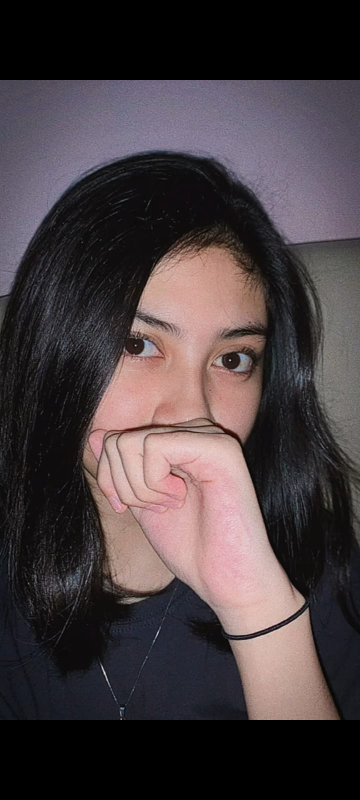
#> input picture foto1.jpeg, 720 x 1600 px (shown at 1/2 size)
$ python 'Image Averaging.py'
#> lines starting #> are read from the running program, lines starting #| are printed output that depends on the picture
import cv2
import numpy as np

# Load the images
img1 = cv2.imread('foto1.jpeg')
#> img1 is the input picture: shape (1600, 720, 3); mean B, G, R 64.4, 61.7, 71.5
img2 = cv2.imread('foto2.png')
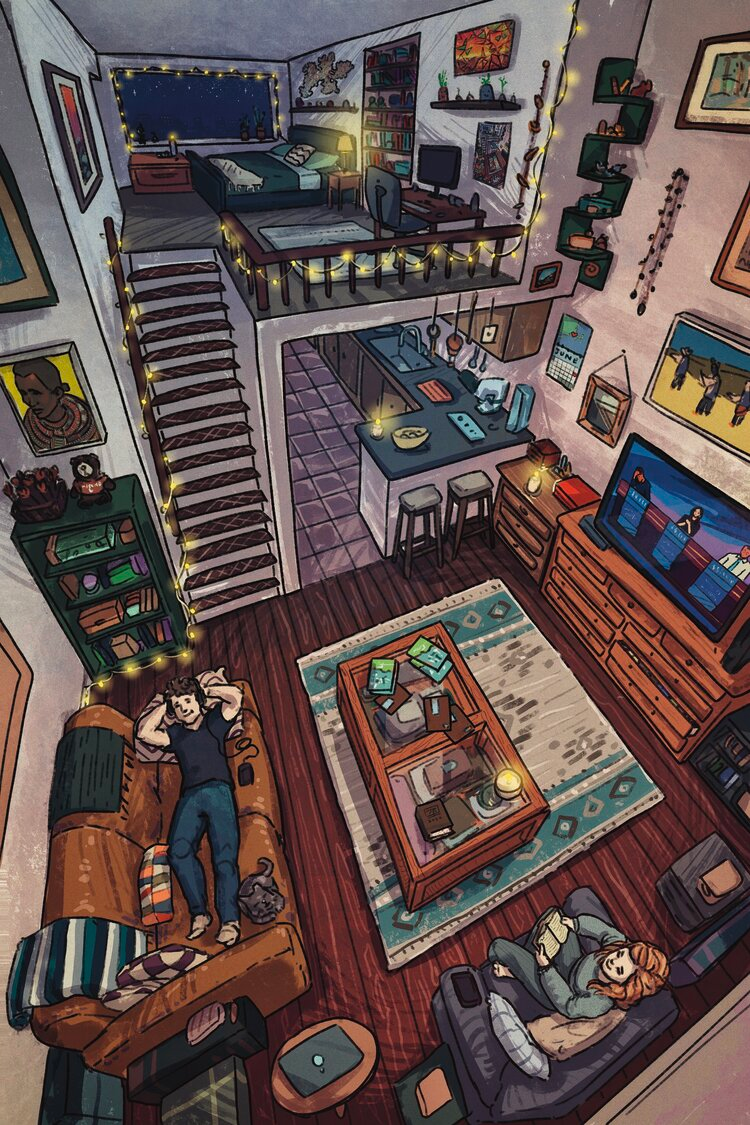
#> input picture foto2.png, 750 x 1125 px
#> img2 is the input picture: shape (1125, 750, 3); mean B, G, R 77.9, 80.6, 97.8
img1 = cv2.resize(img1, (326, 536))
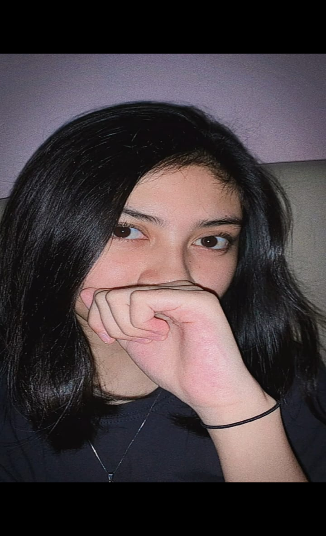
#> img1: shape (536, 326, 3); mean B, G, R 64.2, 61.6, 71.4
img2 = cv2.resize(img2, (326, 536))
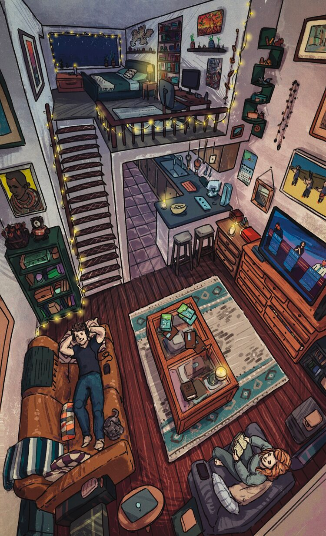
#> img2: shape (536, 326, 3); mean B, G, R 77.8, 80.5, 97.7

# Average the images
avg_img = cv2.addWeighted(img1, 0.5, img2, 0.5, 0)
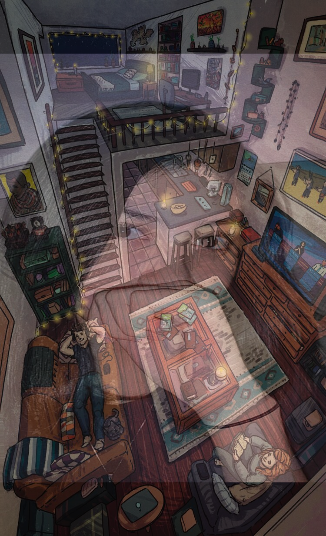
#> avg_img: shape (536, 326, 3); mean B, G, R 71, 71, 84.5

# Display the averaged image
cv2.imshow('Averaged Image', avg_img)
cv2.waitKey(0)
cv2.destroyAllWindows()
